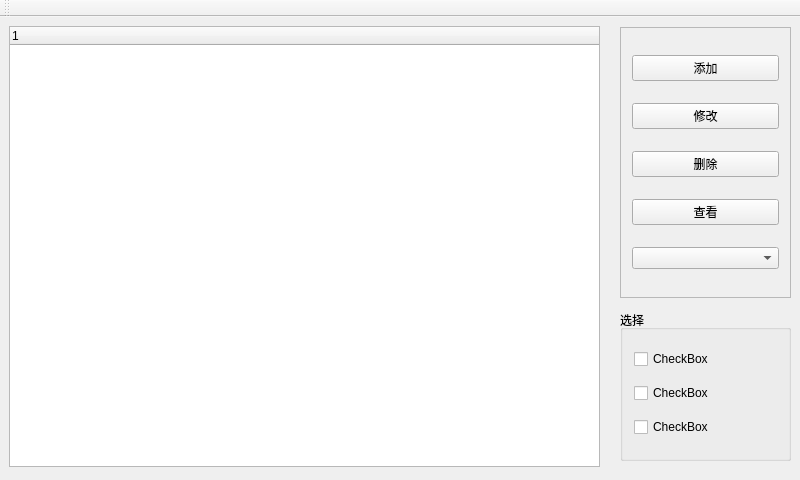
<?xml version="1.0" encoding="UTF-8"?>
<ui version="4.0">
 <class>MainWindow</class>
 <widget class="QMainWindow" name="MainWindow">
  <property name="geometry">
   <rect>
    <x>0</x>
    <y>0</y>
    <width>800</width>
    <height>480</height>
   </rect>
  </property>
  <property name="windowTitle">
   <string>MainWindow</string>
  </property>
  <widget class="QWidget" name="centralWidget">
   <widget class="QTreeWidget" name="treeWidget">
    <property name="geometry">
     <rect>
      <x>9</x>
      <y>9</y>
      <width>591</width>
      <height>441</height>
     </rect>
    </property>
    <column>
     <property name="text">
      <string notr="true">1</string>
     </property>
    </column>
   </widget>
   <widget class="QScrollArea" name="scrollArea">
    <property name="geometry">
     <rect>
      <x>620</x>
      <y>10</y>
      <width>171</width>
      <height>271</height>
     </rect>
    </property>
    <property name="widgetResizable">
     <bool>true</bool>
    </property>
    <widget class="QWidget" name="scrollAreaWidgetContents">
     <property name="geometry">
      <rect>
       <x>0</x>
       <y>0</y>
       <width>169</width>
       <height>269</height>
      </rect>
     </property>
     <layout class="QVBoxLayout" name="verticalLayout">
      <item>
       <widget class="QPushButton" name="pushButton">
        <property name="enabled">
         <bool>true</bool>
        </property>
        <property name="text">
         <string>添加</string>
        </property>
       </widget>
      </item>
      <item>
       <widget class="QPushButton" name="pushButton_2">
        <property name="enabled">
         <bool>true</bool>
        </property>
        <property name="text">
         <string>修改</string>
        </property>
       </widget>
      </item>
      <item>
       <widget class="QPushButton" name="pushButton_3">
        <property name="enabled">
         <bool>true</bool>
        </property>
        <property name="text">
         <string>删除</string>
        </property>
       </widget>
      </item>
      <item>
       <widget class="QPushButton" name="pushButton_4">
        <property name="enabled">
         <bool>true</bool>
        </property>
        <property name="text">
         <string>查看</string>
        </property>
       </widget>
      </item>
      <item>
       <widget class="QComboBox" name="comboBox"/>
      </item>
     </layout>
    </widget>
   </widget>
   <widget class="QGroupBox" name="groupBox">
    <property name="geometry">
     <rect>
      <x>620</x>
      <y>293</y>
      <width>171</width>
      <height>151</height>
     </rect>
    </property>
    <property name="title">
     <string>选择</string>
    </property>
    <layout class="QVBoxLayout" name="verticalLayout_2">
     <item>
      <widget class="QCheckBox" name="checkBox_3">
       <property name="text">
        <string>CheckBox</string>
       </property>
      </widget>
     </item>
     <item>
      <widget class="QCheckBox" name="checkBox">
       <property name="text">
        <string>CheckBox</string>
       </property>
      </widget>
     </item>
     <item>
      <widget class="QCheckBox" name="checkBox_2">
       <property name="text">
        <string>CheckBox</string>
       </property>
      </widget>
     </item>
    </layout>
   </widget>
  </widget>
  <widget class="QToolBar" name="mainToolBar">
   <attribute name="toolBarArea">
    <enum>TopToolBarArea</enum>
   </attribute>
   <attribute name="toolBarBreak">
    <bool>false</bool>
   </attribute>
  </widget>
 </widget>
 <layoutdefault spacing="6" margin="11"/>
 <resources/>
 <connections/>
</ui>
